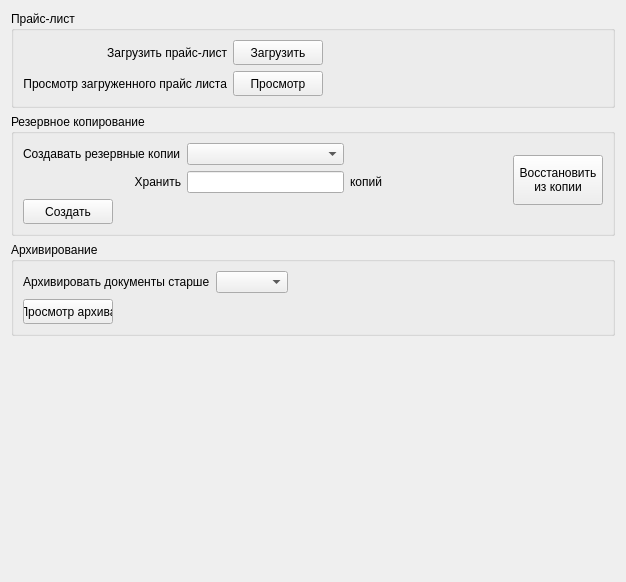
<?xml version="1.0" encoding="UTF-8"?>
<ui version="4.0">
 <class>NastrTab</class>
 <widget class="QWidget" name="NastrTab">
  <property name="geometry">
   <rect>
    <x>0</x>
    <y>0</y>
    <width>626</width>
    <height>582</height>
   </rect>
  </property>
  <property name="windowTitle">
   <string>Form</string>
  </property>
  <layout class="QGridLayout" name="gridLayout">
   <item row="1" column="0">
    <widget class="QGroupBox" name="groupBox_2">
     <property name="title">
      <string>Резервное копирование</string>
     </property>
     <layout class="QGridLayout" name="gridLayout_3">
      <item row="1" column="0">
       <widget class="QLabel" name="label_4">
        <property name="text">
         <string>Хранить</string>
        </property>
        <property name="alignment">
         <set>Qt::AlignRight|Qt::AlignTrailing|Qt::AlignVCenter</set>
        </property>
       </widget>
      </item>
      <item row="2" column="0">
       <widget class="QPushButton" name="pushButton_3">
        <property name="sizePolicy">
         <sizepolicy hsizetype="Fixed" vsizetype="Fixed">
          <horstretch>0</horstretch>
          <verstretch>0</verstretch>
         </sizepolicy>
        </property>
        <property name="minimumSize">
         <size>
          <width>90</width>
          <height>25</height>
         </size>
        </property>
        <property name="maximumSize">
         <size>
          <width>90</width>
          <height>25</height>
         </size>
        </property>
        <property name="text">
         <string>Создать</string>
        </property>
       </widget>
      </item>
      <item row="1" column="1">
       <widget class="QLineEdit" name="lineEdit"/>
      </item>
      <item row="0" column="3" rowspan="2">
       <widget class="QPushButton" name="pushButton_4">
        <property name="sizePolicy">
         <sizepolicy hsizetype="Fixed" vsizetype="Fixed">
          <horstretch>0</horstretch>
          <verstretch>0</verstretch>
         </sizepolicy>
        </property>
        <property name="minimumSize">
         <size>
          <width>90</width>
          <height>50</height>
         </size>
        </property>
        <property name="maximumSize">
         <size>
          <width>90</width>
          <height>25</height>
         </size>
        </property>
        <property name="text">
         <string>Восстановить
из копии</string>
        </property>
       </widget>
      </item>
      <item row="0" column="0">
       <widget class="QLabel" name="label_3">
        <property name="text">
         <string>Создавать резервные копии</string>
        </property>
       </widget>
      </item>
      <item row="1" column="2">
       <widget class="QLabel" name="label_5">
        <property name="text">
         <string>копий</string>
        </property>
       </widget>
      </item>
      <item row="0" column="1">
       <widget class="QComboBox" name="comboBox"/>
      </item>
      <item row="0" column="2">
       <spacer name="horizontalSpacer_3">
        <property name="orientation">
         <enum>Qt::Horizontal</enum>
        </property>
        <property name="sizeHint" stdset="0">
         <size>
          <width>40</width>
          <height>20</height>
         </size>
        </property>
       </spacer>
      </item>
     </layout>
    </widget>
   </item>
   <item row="3" column="0">
    <spacer name="verticalSpacer_2">
     <property name="orientation">
      <enum>Qt::Vertical</enum>
     </property>
     <property name="sizeHint" stdset="0">
      <size>
       <width>20</width>
       <height>40</height>
      </size>
     </property>
    </spacer>
   </item>
   <item row="0" column="0">
    <widget class="QGroupBox" name="groupBox">
     <property name="title">
      <string>Прайс-лист</string>
     </property>
     <layout class="QGridLayout" name="gridLayout_2">
      <item row="1" column="0">
       <widget class="QLabel" name="label_2">
        <property name="text">
         <string>Просмотр загруженного прайс листа</string>
        </property>
        <property name="alignment">
         <set>Qt::AlignRight|Qt::AlignTrailing|Qt::AlignVCenter</set>
        </property>
       </widget>
      </item>
      <item row="0" column="0">
       <widget class="QLabel" name="label">
        <property name="text">
         <string>Загрузить прайс-лист</string>
        </property>
        <property name="alignment">
         <set>Qt::AlignRight|Qt::AlignTrailing|Qt::AlignVCenter</set>
        </property>
       </widget>
      </item>
      <item row="1" column="1">
       <widget class="QPushButton" name="pushButton_2">
        <property name="sizePolicy">
         <sizepolicy hsizetype="Fixed" vsizetype="Fixed">
          <horstretch>0</horstretch>
          <verstretch>0</verstretch>
         </sizepolicy>
        </property>
        <property name="minimumSize">
         <size>
          <width>90</width>
          <height>25</height>
         </size>
        </property>
        <property name="maximumSize">
         <size>
          <width>90</width>
          <height>25</height>
         </size>
        </property>
        <property name="text">
         <string>Просмотр</string>
        </property>
       </widget>
      </item>
      <item row="0" column="1">
       <widget class="QPushButton" name="pushButton">
        <property name="sizePolicy">
         <sizepolicy hsizetype="Fixed" vsizetype="Fixed">
          <horstretch>0</horstretch>
          <verstretch>0</verstretch>
         </sizepolicy>
        </property>
        <property name="minimumSize">
         <size>
          <width>90</width>
          <height>25</height>
         </size>
        </property>
        <property name="maximumSize">
         <size>
          <width>90</width>
          <height>25</height>
         </size>
        </property>
        <property name="text">
         <string>Загрузить</string>
        </property>
       </widget>
      </item>
      <item row="0" column="2">
       <spacer name="horizontalSpacer">
        <property name="orientation">
         <enum>Qt::Horizontal</enum>
        </property>
        <property name="sizeHint" stdset="0">
         <size>
          <width>40</width>
          <height>20</height>
         </size>
        </property>
       </spacer>
      </item>
      <item row="1" column="2">
       <spacer name="horizontalSpacer_2">
        <property name="orientation">
         <enum>Qt::Horizontal</enum>
        </property>
        <property name="sizeHint" stdset="0">
         <size>
          <width>40</width>
          <height>20</height>
         </size>
        </property>
       </spacer>
      </item>
     </layout>
    </widget>
   </item>
   <item row="2" column="0">
    <widget class="QGroupBox" name="groupBox_3">
     <property name="title">
      <string>Архивирование</string>
     </property>
     <layout class="QGridLayout" name="gridLayout_4">
      <item row="1" column="0">
       <widget class="QPushButton" name="pushButton_5">
        <property name="sizePolicy">
         <sizepolicy hsizetype="Minimum" vsizetype="Fixed">
          <horstretch>0</horstretch>
          <verstretch>0</verstretch>
         </sizepolicy>
        </property>
        <property name="minimumSize">
         <size>
          <width>90</width>
          <height>25</height>
         </size>
        </property>
        <property name="maximumSize">
         <size>
          <width>90</width>
          <height>25</height>
         </size>
        </property>
        <property name="text">
         <string>Просмотр архива</string>
        </property>
       </widget>
      </item>
      <item row="0" column="1">
       <widget class="QComboBox" name="comboBox_2"/>
      </item>
      <item row="0" column="0">
       <widget class="QLabel" name="label_6">
        <property name="text">
         <string>Архивировать документы старше</string>
        </property>
       </widget>
      </item>
      <item row="0" column="2">
       <spacer name="horizontalSpacer_4">
        <property name="orientation">
         <enum>Qt::Horizontal</enum>
        </property>
        <property name="sizeHint" stdset="0">
         <size>
          <width>40</width>
          <height>20</height>
         </size>
        </property>
       </spacer>
      </item>
     </layout>
    </widget>
   </item>
  </layout>
 </widget>
 <resources/>
 <connections/>
</ui>
